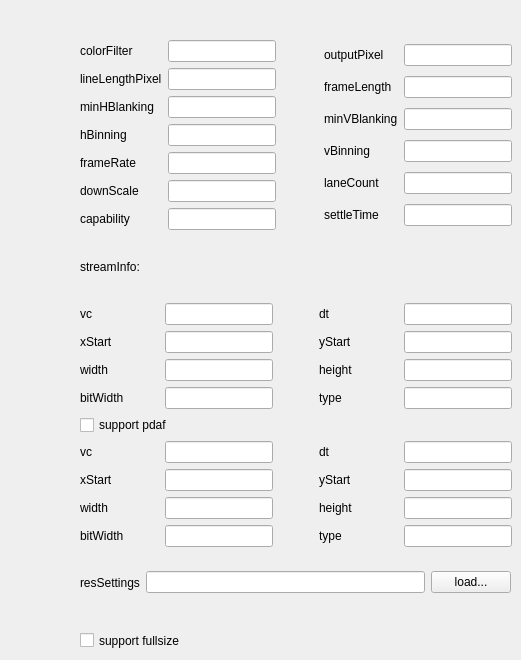
   <widget class="QWidget" name="tab_res0">
    <attribute name="title">
     <string>fullsize</string>
    </attribute>
    <widget class="QWidget" name="layoutWidget">
     <property name="geometry">
      <rect>
       <x>80</x>
       <y>40</y>
       <width>432</width>
       <height>507</height>
      </rect>
     </property>
     <layout class="QVBoxLayout" name="verticalLayout_8">
      <item>
       <layout class="QHBoxLayout" name="horizontalLayout_14">
        <item>
         <layout class="QVBoxLayout" name="verticalLayout">
          <item>
           <layout class="QHBoxLayout" name="horizontalLayout" stretch="1,0">
            <item>
             <widget class="QLabel" name="label_2">
              <property name="text">
               <string>colorFilter</string>
              </property>
             </widget>
            </item>
            <item>
             <widget class="QLineEdit" name="colorFilter"/>
            </item>
           </layout>
          </item>
          <item>
           <layout class="QHBoxLayout" name="horizontalLayout_2" stretch="1,0">
            <item>
             <widget class="QLabel" name="label_3">
              <property name="text">
               <string>lineLengthPixel</string>
              </property>
             </widget>
            </item>
            <item>
             <widget class="QLineEdit" name="lineLengthPixel"/>
            </item>
           </layout>
          </item>
          <item>
           <layout class="QHBoxLayout" name="horizontalLayout_3" stretch="1,0">
            <item>
             <widget class="QLabel" name="label_5">
              <property name="text">
               <string>minHBlanking</string>
              </property>
             </widget>
            </item>
            <item>
             <widget class="QLineEdit" name="minHBlanking"/>
            </item>
           </layout>
          </item>
          <item>
           <layout class="QHBoxLayout" name="horizontalLayout_4" stretch="1,0">
            <item>
             <widget class="QLabel" name="label_8">
              <property name="text">
               <string>hBinning</string>
              </property>
             </widget>
            </item>
            <item>
             <widget class="QLineEdit" name="hBinning"/>
            </item>
           </layout>
          </item>
          <item>
           <layout class="QHBoxLayout" name="horizontalLayout_5" stretch="1,0">
            <item>
             <widget class="QLabel" name="label_10">
              <property name="text">
               <string>frameRate</string>
              </property>
             </widget>
            </item>
            <item>
             <widget class="QLineEdit" name="frameRate"/>
            </item>
           </layout>
          </item>
          <item>
           <layout class="QHBoxLayout" name="horizontalLayout_6" stretch="1,0">
            <item>
             <widget class="QLabel" name="label_12">
              <property name="text">
               <string>downScale</string>
              </property>
             </widget>
            </item>
            <item>
             <widget class="QLineEdit" name="downScale"/>
            </item>
           </layout>
          </item>
          <item>
           <layout class="QHBoxLayout" name="horizontalLayout_13" stretch="1,0">
            <item>
             <widget class="QLabel" name="label_14">
              <property name="text">
               <string>capability</string>
              </property>
             </widget>
            </item>
            <item>
             <widget class="QLineEdit" name="capability"/>
            </item>
           </layout>
          </item>
         </layout>
        </item>
        <item>
         <spacer name="horizontalSpacer_11">
          <property name="orientation">
           <enum>Qt::Horizontal</enum>
          </property>
          <property name="sizeHint" stdset="0">
           <size>
            <width>40</width>
            <height>20</height>
           </size>
          </property>
         </spacer>
        </item>
        <item>
         <layout class="QVBoxLayout" name="verticalLayout_2">
          <item>
           <layout class="QHBoxLayout" name="horizontalLayout_7" stretch="1,0">
            <item>
             <widget class="QLabel" name="label_7">
              <property name="text">
               <string>outputPixel</string>
              </property>
             </widget>
            </item>
            <item>
             <widget class="QLineEdit" name="outputPixel"/>
            </item>
           </layout>
          </item>
          <item>
           <layout class="QHBoxLayout" name="horizontalLayout_8" stretch="1,0">
            <item>
             <widget class="QLabel" name="label_4">
              <property name="text">
               <string>frameLength</string>
              </property>
             </widget>
            </item>
            <item>
             <widget class="QLineEdit" name="frameLength"/>
            </item>
           </layout>
          </item>
          <item>
           <layout class="QHBoxLayout" name="horizontalLayout_9" stretch="1,0">
            <item>
             <widget class="QLabel" name="label_6">
              <property name="text">
               <string>minVBlanking</string>
              </property>
             </widget>
            </item>
            <item>
             <widget class="QLineEdit" name="minVBlanking"/>
            </item>
           </layout>
          </item>
          <item>
           <layout class="QHBoxLayout" name="horizontalLayout_10" stretch="1,0">
            <item>
             <widget class="QLabel" name="label_9">
              <property name="text">
               <string>vBinning</string>
              </property>
             </widget>
            </item>
            <item>
             <widget class="QLineEdit" name="vBinning"/>
            </item>
           </layout>
          </item>
          <item>
           <layout class="QHBoxLayout" name="horizontalLayout_11" stretch="1,0">
            <item>
             <widget class="QLabel" name="label_11">
              <property name="text">
               <string>laneCount</string>
              </property>
             </widget>
            </item>
            <item>
             <widget class="QLineEdit" name="laneCount"/>
            </item>
           </layout>
          </item>
          <item>
           <layout class="QHBoxLayout" name="horizontalLayout_12" stretch="1,0">
            <item>
             <widget class="QLabel" name="label_13">
              <property name="text">
               <string>settleTime</string>
              </property>
             </widget>
            </item>
            <item>
             <widget class="QLineEdit" name="settleTime"/>
            </item>
           </layout>
          </item>
         </layout>
        </item>
       </layout>
      </item>
      <item>
       <layout class="QVBoxLayout" name="verticalLayout_3">
        <item>
         <widget class="QLabel" name="label_39">
          <property name="text">
           <string>streamInfo:</string>
          </property>
         </widget>
        </item>
        <item>
         <layout class="QHBoxLayout" name="horizontalLayout_33" stretch="1,0,1">
          <item>
           <layout class="QVBoxLayout" name="verticalLayout_4">
            <item>
             <layout class="QHBoxLayout" name="horizontalLayout_15" stretch="1,0">
              <item>
               <widget class="QLabel" name="label_15">
                <property name="text">
                 <string>vc</string>
                </property>
               </widget>
              </item>
              <item>
               <widget class="QLineEdit" name="vc"/>
              </item>
             </layout>
            </item>
            <item>
             <layout class="QHBoxLayout" name="horizontalLayout_17" stretch="1,0">
              <item>
               <widget class="QLabel" name="label_17">
                <property name="text">
                 <string>xStart</string>
                </property>
               </widget>
              </item>
              <item>
               <widget class="QLineEdit" name="xStart"/>
              </item>
             </layout>
            </item>
            <item>
             <layout class="QHBoxLayout" name="horizontalLayout_19" stretch="1,0">
              <item>
               <widget class="QLabel" name="label_19">
                <property name="text">
                 <string>width</string>
                </property>
               </widget>
              </item>
              <item>
               <widget class="QLineEdit" name="width"/>
              </item>
             </layout>
            </item>
            <item>
             <layout class="QHBoxLayout" name="horizontalLayout_21" stretch="1,0">
              <item>
               <widget class="QLabel" name="label_21">
                <property name="text">
                 <string>bitWidth</string>
                </property>
               </widget>
              </item>
              <item>
               <widget class="QLineEdit" name="bitWidth"/>
              </item>
             </layout>
            </item>
           </layout>
          </item>
          <item>
           <spacer name="horizontalSpacer_20">
            <property name="orientation">
             <enum>Qt::Horizontal</enum>
            </property>
            <property name="sizeHint" stdset="0">
             <size>
              <width>40</width>
              <height>20</height>
             </size>
            </property>
           </spacer>
          </item>
          <item>
           <layout class="QVBoxLayout" name="verticalLayout_5">
            <item>
             <layout class="QHBoxLayout" name="horizontalLayout_16" stretch="1,0">
              <item>
               <widget class="QLabel" name="label_16">
                <property name="text">
                 <string>dt</string>
                </property>
               </widget>
              </item>
              <item>
               <widget class="QLineEdit" name="dt"/>
              </item>
             </layout>
            </item>
            <item>
             <layout class="QHBoxLayout" name="horizontalLayout_18" stretch="1,0">
              <item>
               <widget class="QLabel" name="label_18">
                <property name="text">
                 <string>yStart</string>
                </property>
               </widget>
              </item>
              <item>
               <widget class="QLineEdit" name="yStart"/>
              </item>
             </layout>
            </item>
            <item>
             <layout class="QHBoxLayout" name="horizontalLayout_20" stretch="1,0">
              <item>
               <widget class="QLabel" name="label_20">
                <property name="text">
                 <string>height</string>
                </property>
               </widget>
              </item>
              <item>
               <widget class="QLineEdit" name="height"/>
              </item>
             </layout>
            </item>
            <item>
             <layout class="QHBoxLayout" name="horizontalLayout_22" stretch="1,0">
              <item>
               <widget class="QLabel" name="label_22">
                <property name="text">
                 <string>type</string>
                </property>
               </widget>
              </item>
              <item>
               <widget class="QLineEdit" name="type"/>
              </item>
             </layout>
            </item>
           </layout>
          </item>
         </layout>
        </item>
        <item>
         <widget class="QCheckBox" name="isSupportPdaf">
          <property name="text">
           <string>support pdaf</string>
          </property>
         </widget>
        </item>
        <item>
         <layout class="QHBoxLayout" name="horizontalLayout_34" stretch="1,0,1">
          <item>
           <layout class="QVBoxLayout" name="verticalLayout_6">
            <item>
             <layout class="QHBoxLayout" name="horizontalLayout_31" stretch="1,0">
              <item>
               <widget class="QLabel" name="label_31">
                <property name="text">
                 <string>vc</string>
                </property>
               </widget>
              </item>
              <item>
               <widget class="QLineEdit" name="pdaf_vc"/>
              </item>
             </layout>
            </item>
            <item>
             <layout class="QHBoxLayout" name="horizontalLayout_32" stretch="1,0">
              <item>
               <widget class="QLabel" name="label_32">
                <property name="text">
                 <string>xStart</string>
                </property>
               </widget>
              </item>
              <item>
               <widget class="QLineEdit" name="pdaf_xStart"/>
              </item>
             </layout>
            </item>
            <item>
             <layout class="QHBoxLayout" name="horizontalLayout_35" stretch="1,0">
              <item>
               <widget class="QLabel" name="label_34">
                <property name="text">
                 <string>width</string>
                </property>
               </widget>
              </item>
              <item>
               <widget class="QLineEdit" name="pdaf_width"/>
              </item>
             </layout>
            </item>
            <item>
             <layout class="QHBoxLayout" name="horizontalLayout_36" stretch="1,0">
              <item>
               <widget class="QLabel" name="label_38">
                <property name="text">
                 <string>bitWidth</string>
                </property>
               </widget>
              </item>
              <item>
               <widget class="QLineEdit" name="pdaf_bitWidth"/>
              </item>
             </layout>
            </item>
           </layout>
          </item>
          <item>
           <spacer name="horizontalSpacer_21">
            <property name="orientation">
             <enum>Qt::Horizontal</enum>
            </property>
            <property name="sizeHint" stdset="0">
             <size>
              <width>40</width>
              <height>20</height>
             </size>
            </property>
           </spacer>
          </item>
          <item>
           <layout class="QVBoxLayout" name="verticalLayout_7">
            <item>
             <layout class="QHBoxLayout" name="horizontalLayout_37" stretch="1,0">
              <item>
               <widget class="QLabel" name="label_35">
                <property name="text">
                 <string>dt</string>
                </property>
               </widget>
              </item>
              <item>
               <widget class="QLineEdit" name="pdaf_dt"/>
              </item>
             </layout>
            </item>
            <item>
             <layout class="QHBoxLayout" name="horizontalLayout_38" stretch="1,0">
              <item>
               <widget class="QLabel" name="label_33">
                <property name="text">
                 <string>yStart</string>
                </property>
               </widget>
              </item>
              <item>
               <widget class="QLineEdit" name="pdaf_yStart"/>
              </item>
             </layout>
            </item>
            <item>
             <layout class="QHBoxLayout" name="horizontalLayout_39" stretch="1,0">
              <item>
               <widget class="QLabel" name="label_36">
                <property name="text">
                 <string>height</string>
                </property>
               </widget>
              </item>
              <item>
               <widget class="QLineEdit" name="pdaf_height"/>
              </item>
             </layout>
            </item>
            <item>
             <layout class="QHBoxLayout" name="horizontalLayout_40" stretch="1,0">
              <item>
               <widget class="QLabel" name="label_37">
                <property name="text">
                 <string>type</string>
                </property>
               </widget>
              </item>
              <item>
               <widget class="QLineEdit" name="pdaf_type"/>
              </item>
             </layout>
            </item>
           </layout>
          </item>
         </layout>
        </item>
       </layout>
      </item>
     </layout>
    </widget>
    <widget class="QCheckBox" name="isSpport_fullsize">
     <property name="geometry">
      <rect>
       <x>80</x>
       <y>630</y>
       <width>101</width>
       <height>21</height>
      </rect>
     </property>
     <property name="text">
      <string>support fullsize</string>
     </property>
    </widget>
    <widget class="QWidget" name="">
     <property name="geometry">
      <rect>
       <x>80</x>
       <y>570</y>
       <width>431</width>
       <height>25</height>
      </rect>
     </property>
     <layout class="QHBoxLayout" name="horizontalLayout_169">
      <item>
       <widget class="QLabel" name="label_160">
        <property name="text">
         <string>resSettings</string>
        </property>
       </widget>
      </item>
      <item>
       <widget class="QLineEdit" name="resSettings"/>
      </item>
      <item>
       <widget class="QPushButton" name="resSettings_load">
        <property name="cursor">
         <cursorShape>PointingHandCursor</cursorShape>
        </property>
        <property name="text">
         <string>load...</string>
        </property>
       </widget>
      </item>
     </layout>
    </widget>
   </widget>
